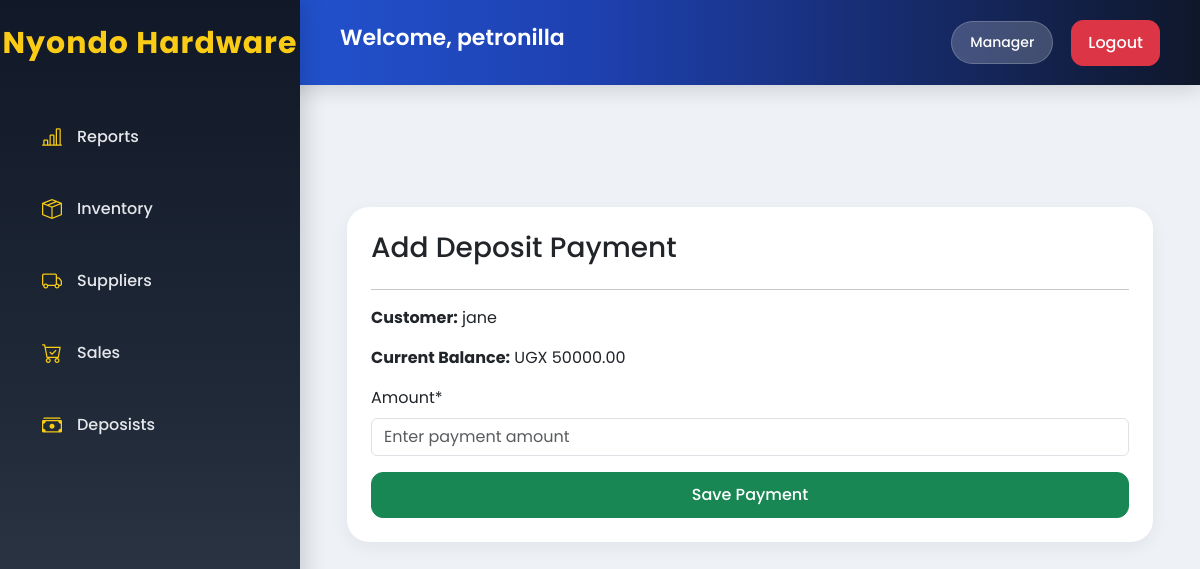
/deposists/payment/3/ (signed in), run on the app's committed database.
### account/models.py (models this page shows, shortened)
class CustomUser(AbstractUser):
    ROLE_CHOICES = (
        ('manager', 'Manager'),
        ('stock', 'Stock Personnel'),
        ('sales', 'Sales Personnel'),
    )
    role = models.CharField(max_length=20, choices=ROLE_CHOICES, default='sales')
    nin = models.CharField(max_length=14, unique=True, blank=True, null=True)
    phone_number = models.CharField(max_length=15, unique=True, validators=[RegexValidator(regex=r'^(07|03)\d{8}$', message="Enter a valid Ugandan phone number (07XXXXXXXX or 03XXXXXXXX)")
        ],
        blank=True,
        null=True
    )
    is_active = models.BooleanField(default=True)
    created_at = models.DateTimeField( auto_now_add=True)
    updated_at = models.DateTimeField(auto_now=True)

### deposists/models.py (models this page shows, shortened)
class Deposit(models.Model):
    STATUS = (
        ('pending', 'Pending'),
        ('paid', 'Paid'),
    )
    customer = models.ForeignKey(Customer, on_delete=models.CASCADE, related_name='deposits')
    sale = models.OneToOneField(Sale, on_delete=models.CASCADE, related_name='deposit')
    total_amount = models.DecimalField(max_digits=12, decimal_places=2)
    amount_paid = models.DecimalField(max_digits=12, decimal_places=2, default=0)
    balance = models.DecimalField(max_digits=12, decimal_places=2)
    status = models.CharField(max_length=10, choices=STATUS, default='pending')
    first_payment_date = models.DateTimeField(auto_now_add=True)
    created_at = models.DateTimeField(auto_now_add=True)

### sales/models.py (models this page shows, shortened)
class Customer(models.Model):
    CUSTOMER_TYPES = (
        ('walk_in', 'Walk In'),
        ('retailer', 'Retailer'),
        ('wholesaler', 'Wholesaler'),
    )
    name = models.CharField(max_length=255)
    customer_type = models.CharField(max_length=20, choices=CUSTOMER_TYPES)
    phone = models.CharField(max_length=20, blank=True, null=True)
    location = models.CharField(max_length=255)
    distance_km = models.DecimalField(max_digits=10, decimal_places=2, default=0)
    created_at = models.DateTimeField(auto_now_add=True)

### deposists/views.py (the view, shortened to what this page needs)
# urls.py: path('payment/<int:id>/', views.add_payment, name='add_payment'),
def add_payment(request, id):
    deposit = get_object_or_404(Deposit, id=id)
    form = DepositPaymentForm(request.POST or None)
    return render(request, 'add_payment.html', {
        'form': form,
        'deposit': deposit
    })

### deposists/forms.py
class DepositPaymentForm(forms.ModelForm):
    class Meta:
        model = DepositPayment
        fields = ['amount']
        widgets = {
            'amount': forms.NumberInput(attrs={
                'class': 'form-control',
                'placeholder': 'Enter payment amount'
            })
        }

### deposists/templates/add_payment.html (shortened to what this page needs)
{% extends 'base.html' %}
{% load crispy_forms_tags %}
{% block content %}
<div class="container mt-5">
    <div class="card p-4">
        <h3>Add Deposit Payment</h3>
        <hr>
        <p>
            <strong>Customer:</strong>
            {{ deposit.customer.name }}
        </p>
        <p>
            <strong>Current Balance:</strong>
            UGX {{ deposit.balance }}
        </p>
        <form method="POST">
            {{ form|crispy}}
            <button class="btn btn-success w-100">
                Save Payment
            </button>
        </form>
    </div>
</div>
{% endblock %}

### nyondo_stock_project/templates/base.html (shortened to what this page needs)
{% load static %}
<!DOCTYPE html>
<html lang="en">
<head>
    <link
        href="https://cdn.jsdelivr.net/npm/bootstrap@5.3.3/dist/css/bootstrap.min.css"
        rel="stylesheet"
    >
    <link
        rel="stylesheet"
        href="https://cdn.jsdelivr.net/npm/bootstrap-icons@1.11.3/font/bootstrap-icons.min.css"
    >
  <link rel="stylesheet" href="{% static 'styles.css' %}">
</head>
<body>
{% if user.is_authenticated %}
<div class="sidebar">
        <h2>
        Nyondo Hardware
      </h2>
    {% if user.role == "manager" %}
    <a href="/reports/">
        <i class="bi bi-bar-chart-line"></i>
        <span>Reports</span>
    </a>
    {% endif %}
    {% if user.role == "manager" or user.role == "stock" %}
    <a href="/inventory/">
        <i class="bi bi-box-seam"></i>
        <span>Inventory</span>
    </a>
    <a href="/suppliers/">
        <i class="bi bi-truck"></i>
        <span>Suppliers</span>
    </a>
    {% endif %}
    {% if user.role == "manager" or user.role == "sales" %}
    <a href="{% url 'sales_list' %}">
        <i class="bi bi-cart-check"></i>
        <span>Sales</span>
    </a>
    <a href="/deposists/">
        <i class="bi bi-cash-stack"></i>
        <span>Deposists</span>
    </a>
    {% endif %}
</div>
<div class="topbar">
    <h4>
        Welcome,
        {{ user.username }}
    </h4>
    <div class="user-info">
        <span class="role-badge">
            {{ user.role|title }}
        </span>
       <form method="POST" action="{% url 'logout' %}">
    <button type="submit" class="btn btn-danger">
        Logout
    </button>
</form>
    </div>
</div>
{% endif %}
<div class="content">
    {% block content %}
    {% endblock %}
</div>
</body>
</html>

### nyondo_stock_project/static/styles.css (style rules this page uses)
* { margin: 0; padding: 0; box-sizing: border-box; }
body { font-family: 'Poppins', sans-serif; background: #eef2f7; overflow-x: hidden; }
.sidebar { position: fixed; top: 0; left: 0; width: 300px; height: 100vh; background: linear-gradient( 180deg, #111827, #1f2937, #374151 ); color: white; padding-top: 25px; box-shadow: 6px 0 20px rgba(0,0,0,0.15); z-index: 1000; }
.sidebar h2 { text-align: center; font-size: 30px; font-weight: 700; margin-bottom: 45px; color: #facc15; letter-spacing: 1px; }
.sidebar a { display: flex; align-items: center; gap: 15px; padding: 16px 28px; color: #e5e7eb; text-decoration: none; font-size: 16px; font-weight: 500; transition: 0.3s ease; margin: 10px 14px; border-radius: 16px; }
.sidebar i { font-size: 20px; color: #facc15; }
.topbar { position: fixed; top: 0; left: 0; width: 100%; height: 85px; background: linear-gradient( 90deg, #2563eb, #1e40af, #0f172a ); display: flex; justify-content: space-between; align-items: center; padding-left: 340px; padding-right: 40px; box-shadow: 0 4px 20px rgba(0,0,0,0.15); z-index: 900; }
.topbar h4 { font-weight: 600; color: white; font-size: 22px; }
.user-info { display: flex; align-items: center; gap: 18px; }
.role-badge { background: rgba(255,255,255,0.2); backdrop-filter: blur(10px); color: white; padding: 10px 18px; border-radius: 30px; font-size: 14px; font-weight: 500; border: 1px solid rgba(255,255,255,0.2); }
.content { margin-left: 300px; margin-top: 100px; padding: 35px; }
.card { border: none; border-radius: 22px; background: white; box-shadow: 0 5px 18px rgba(0,0,0,0.06); transition: 0.3s ease; }
.btn { border-radius: 12px; font-weight: 500; padding: 10px 16px; }

### data on the page
CustomUser: username "petronilla", role "Manager"
Deposit: customer.name "jane", balance "50000.00"
